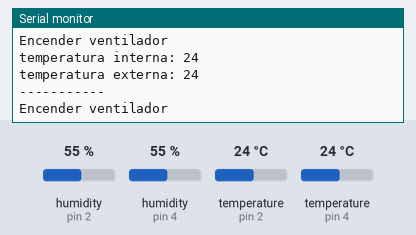
Recording of a sketch running on a simulated Arduino Uno, built with avr-gcc and run on an emulated ATmega328P. On the bench: the last lines printed to the serial monitor. The test bench sets the inputs (shaded band); at power-on: temperature (sensors on pin 2, pin 4) 24 °C, humidity (sensors on pin 2, pin 4) 55 %.

Above: at 2.8 s.
2.9 s: temperature (sensor on pin 2) set to 14 °C
At 4.6 s:
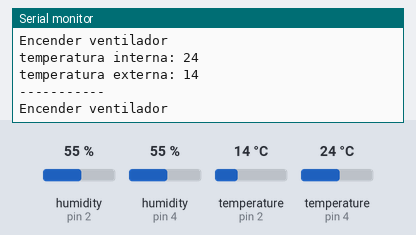
5.7 s: temperature (sensor on pin 2) set to 11 °C
At 7.3 s:
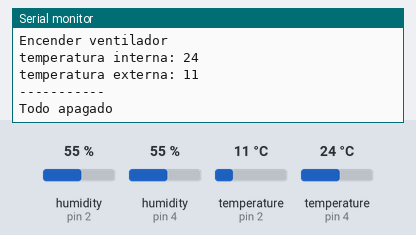
Timing chart, 0 to 8.8 s (numbered marks = the images above; inputs shaded):
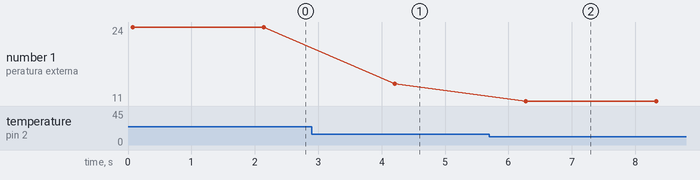

The sketch:

Control_Temp.ino
```cpp
// Example testing sketch for various DHT humidity/temperature sensors
// Written by ladyada, public domain

#include "DHT.h"

#define DHTPIN 2     // what digital pin we're connected to

// Uncomment whatever type you're using!
#define DHTTYPE DHT11   // DHT 11
//#define DHTTYPE DHT22   // DHT 22  (AM2302), AM2321
//#define DHTTYPE DHT21   // DHT 21 (AM2301)


#define MAX_TEMP 22
#define MIN_TEMP 12
#define TEMP_OBJETIVO 17

int hum_ext;
int temp_ext;
int hum_int;
int temp_int;

// Connect pin 1 (on the left) of the sensor to +5V
// NOTE: If using a board with 3.3V logic like an Arduino Due connect pin 1
// to 3.3V instead of 5V!
// Connect pin 2 of the sensor to whatever your DHTPIN is
// Connect pin 4 (on the right) of the sensor to GROUND
// Connect a 10K resistor from pin 2 (data) to pin 1 (power) of the sensor

// Initialize DHT sensor.
// Note that older versions of this library took an optional third parameter to
// tweak the timings for faster processors.  This parameter is no longer needed
// as the current DHT reading algorithm adjusts itself to work on faster procs.
DHT dht(DHTPIN, DHTTYPE);
DHT dht2(4,DHTTYPE);

void leer_dht();
void leer_dht2();
void imprimir_ht();

void setup() {
  pinMode(A5,INPUT);
  Serial.begin(9600);

  dht.begin();
  dht2.begin();
}

void loop() {
  // Wait a few seconds between measurements.
  leer_dht();
  leer_dht2();
  imprimir_ht();

  if(temp_int == TEMP_OBJETIVO)
    Serial.println("Todo apagado");
  else if(temp_int < TEMP_OBJETIVO){
    Serial.println("Prender Calentador");
  }
  else if(temp_int > TEMP_OBJETIVO && temp_ext > MIN_TEMP)
    Serial.println("Encender ventilador");
  else if(temp_int > TEMP_OBJETIVO && temp_ext <= MIN_TEMP)
    Serial.println("Todo apagado");


   delay(2000);

}

void leer_dht(){

  hum_ext = dht.readHumidity();
  temp_ext = dht.readTemperature();

  // Check if any reads failed and exit early (to try again).
  if (isnan(hum_ext) || isnan(temp_ext)) {
    Serial.println("Failed to read from DHT sensor!");
    return;
  }
}

void leer_dht2(){

  hum_int = dht2.readHumidity();
  temp_int = dht2.readTemperature();

  // Check if any reads failed and exit early (to try again).
  if (isnan(hum_int) || isnan(temp_int)) {
    Serial.println("Failed to read from DHT sensor!");
    return;
  }
}

void imprimir_ht(){
  Serial.print("temperatura interna: ");
  Serial.println(temp_int);
  Serial.print("temperatura externa: ");
  Serial.println(temp_ext);
  Serial.println("-----------");

}
```

Measured:
- the behaviour switches between 13 and 12 °C on temperature (sensor on pin 2) (found by bisection; images 1 and 2)
- after the input at 2.9 s, the serial monitor: prints a new line after 1.3 s (image 1)
- after the input at 5.7 s, the serial monitor: prints a new line after 0.57 s (image 2)
- plotted number 1: 24 → 14 after the input at 2.9 s, 14 → 11 after the input at 5.7 s
